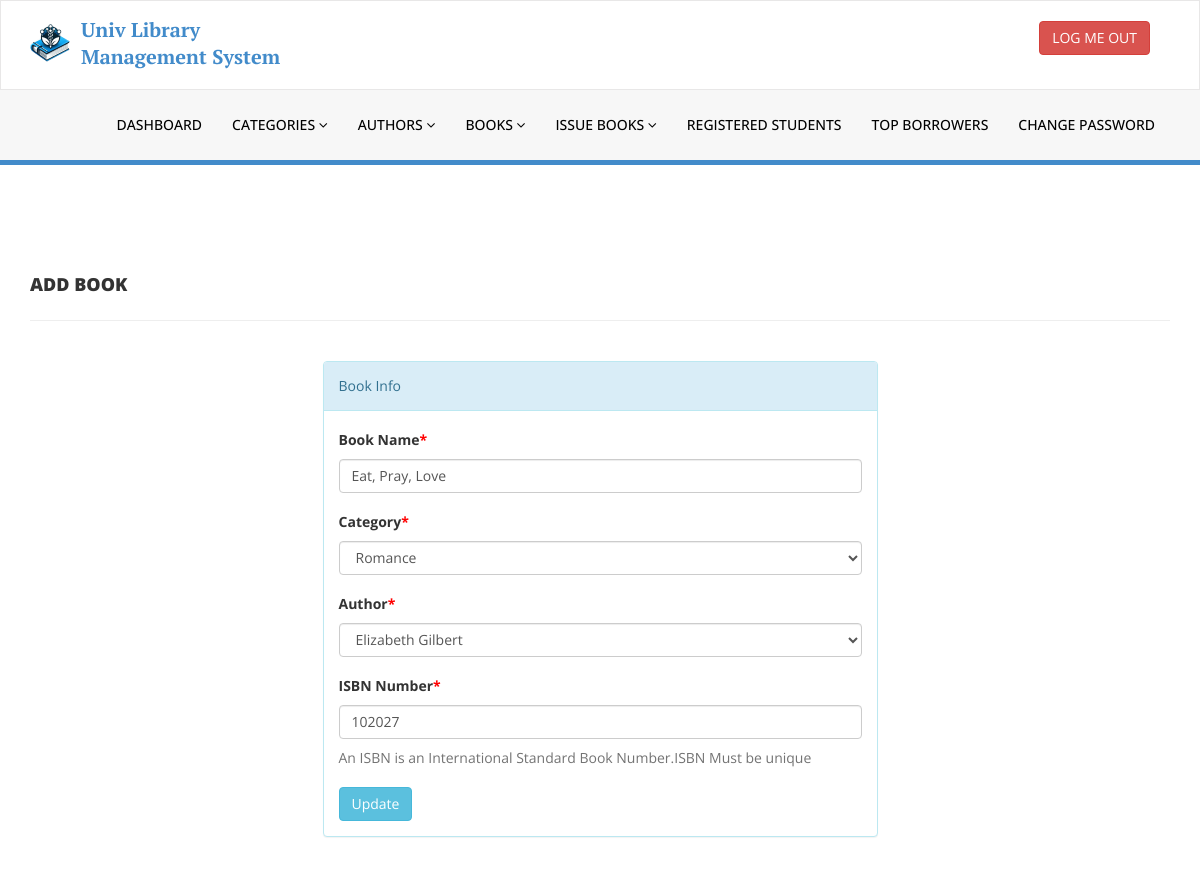
Page /library/admin/edit-book.php?bookid=3 (signed in) on the committed database.
### tables this page shows
CREATE TABLE `tblbooks` (
  `id` int(11) NOT NULL,
  `BookName` varchar(255) DEFAULT NULL,
  `CatId` int(11) DEFAULT NULL,
  `AuthorId` int(11) DEFAULT NULL,
  `ISBNNumber` int(11) DEFAULT NULL,
  `BookPrice` int(11) DEFAULT NULL,
  `RegDate` timestamp NULL DEFAULT current_timestamp(),
  `UpdationDate` timestamp NULL DEFAULT NULL ON UPDATE current_timestamp(),
  `status` int(11) DEFAULT 1
);

CREATE TABLE `tblcategory` (
  `id` int(11) NOT NULL,
  `CategoryName` varchar(150) DEFAULT NULL,
  `Status` int(1) DEFAULT NULL,
  `CreationDate` timestamp NULL DEFAULT current_timestamp(),
  `UpdationDate` timestamp NULL DEFAULT '0000-00-00 00:00:00' ON UPDATE current_timestamp()
);

CREATE TABLE `tblauthors` (
  `id` int(11) NOT NULL,
  `AuthorName` varchar(159) DEFAULT NULL,
  `creationDate` timestamp NULL DEFAULT current_timestamp(),
  `UpdationDate` timestamp NULL DEFAULT NULL ON UPDATE current_timestamp()
);

### library/admin/edit-book.php (the view, shortened to what this page needs)
<?php
include('includes/config.php');
if (strlen($_SESSION['alogin']) == 0) {
    header('location:index.php');
} else {
?>
    <!DOCTYPE html>
    <html xmlns="http://www.w3.org/1999/xhtml">
    <head>
        <link href="assets/css/bootstrap.css" rel="stylesheet" />
        <link href="assets/css/font-awesome.css" rel="stylesheet" />
        <link href="assets/css/style.css" rel="stylesheet" />
    </head>
    <body>
        <?php include('includes/header.php'); ?>
        <div class="content-wrapper">
            <div class=" content-wrapper">
                <div class="container">
                    <div class="row pad-botm">
                        <div class="col-md-12">
                            <h4 class="header-line">Add Book</h4>
                        </div>
                    </div>
                    <div class="row">
                        <div class="col-md-6 col-sm-6 col-xs-12 col-md-offset-3"">
<div class=" panel panel-info">
                            <div class="panel-heading">
                                Book Info
                            </div>
                            <div class="panel-body">
                                <form role="form" method="post">
                                    <?php
                                    $bookid = intval($_GET['bookid']);
                                    $sql = "SELECT tblbooks.BookName,tblcategory.CategoryName,tblcategory.id as cid,tblauthors.AuthorName,tblauthors.id as athrid,tblbooks.ISBNNumber,tblbooks.BookPrice,tblbooks.id as bookid from  tblbooks join tblcategory on tblcategory.id=tblbooks.CatId join tblauthors on tblauthors.id=tblbooks.AuthorId where tblbooks.id=:bookid";
                                    $query = $dbh->prepare($sql);
                                    $query->bindParam(':bookid', $bookid, PDO::PARAM_STR);
                                    $query->execute();
                                    $results = $query->fetchAll(PDO::FETCH_OBJ);
                                    if ($query->rowCount() > 0) {
                                        foreach ($results as $result) {               ?>
                                            <div class="form-group">
                                                <label>Book Name<span style="color:red;">*</span></label>
                                                <input class="form-control" type="text" name="bookname" value="<?php echo htmlentities($result->BookName); ?>" required />
                                            </div>
                                            <div class="form-group">
                                                <label> Category<span style="color:red;">*</span></label>
                                                <select class="form-control" name="category" required="required">
                                                    <option value="<?php echo htmlentities($result->cid); ?>"> <?php echo htmlentities($catname = $result->CategoryName); ?></option>
                                                </select>
                                            </div>
                                            <div class="form-group">
                                                <label> Author<span style="color:red;">*</span></label>
                                                <select class="form-control" name="author" required="required">
                                                    <option value="<?php echo htmlentities($result->athrid); ?>"> <?php echo htmlentities($athrname = $result->AuthorName); ?></option>
                                                </select>
                                            </div>
                                            <div class="form-group">
                                                <label>ISBN Number<span style="color:red;">*</span></label>
                                                <input class="form-control" type="text" name="isbn" value="<?php echo htmlentities($result->ISBNNumber); ?>" required="required" />
                                                <p class="help-block">An ISBN is an International Standard Book Number.ISBN Must be unique</p>
                                            </div>
                                    <?php }
                                    } ?>
                                    <button type="submit" name="update" class="btn btn-info">Update </button>
                                </form>
                            </div>
                        </div>
                    </div>
                </div>
            </div>
        </div>
    </body>
    </html>
<?php } ?>

### library/admin/assets/css/style.css (style rules this page uses)
body { font-family: 'Open Sans', sans-serif; line-height: 28px; }
.content-wrapper { margin-top: 100px; min-height: 70vh; padding-bottom: 4rem; }
.header-line { font-weight: 900; padding-bottom: 25px; border-bottom: 1px solid #eeeeee; text-transform: uppercase; }
.pad-botm { padding-bottom: 30px; }

### rows in the picture
tblbooks: bookname "Eat, Pray, Love", category "Romance", author "Elizabeth Gilbert", isbn "102027"
